Frame 1 (no input): blank canvas, image omitted
Frame 60 (no input): blank canvas, image omitted
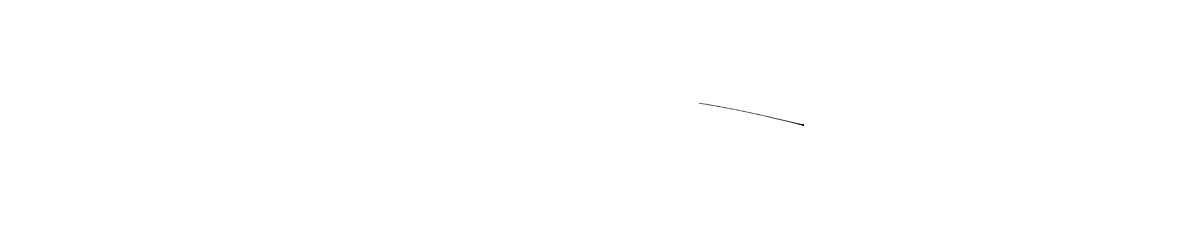
Frame 120 (the mouse pressed at the canvas centre since frame 60)

The p5.js sketch whose frames 1 and 60 were blank and that drew this single picture after the mouse press (run headless with seeded random() and noise() and a simulated clock; from frame 60 on, the mouse is pressed at the canvas centre):

// p5.js sketch
// ── sketch.js
var w;

function setup() {
    createCanvas(windowWidth,250);
    background(255);
    w = new Walker();
}

function draw() {
    w.step();
    w.display();
}
// ── walker.js
function Walker() {
    this.x = width/2;
    this.y = height/2;
    this.stepx;
    this.stepy;
    
    this.tx = 0;
    this.ty = 100000;
    
    this.display = function() {
        stroke(0);
        point(this.x, this.y);
    }
    
    this.step = function() {
        this.stepx = map(noise(this.tx),0,1,0,10);
        this.stepy = map(noise(this.ty),0,1,0,10);
        
        this.x = map(this.stepx, 0, 10, 0, width);
        this.y = map(this.stepy, 0, 10, 0, height);
        
        this.tx+=0.001;
        this.ty+=0.001;
    }
}
